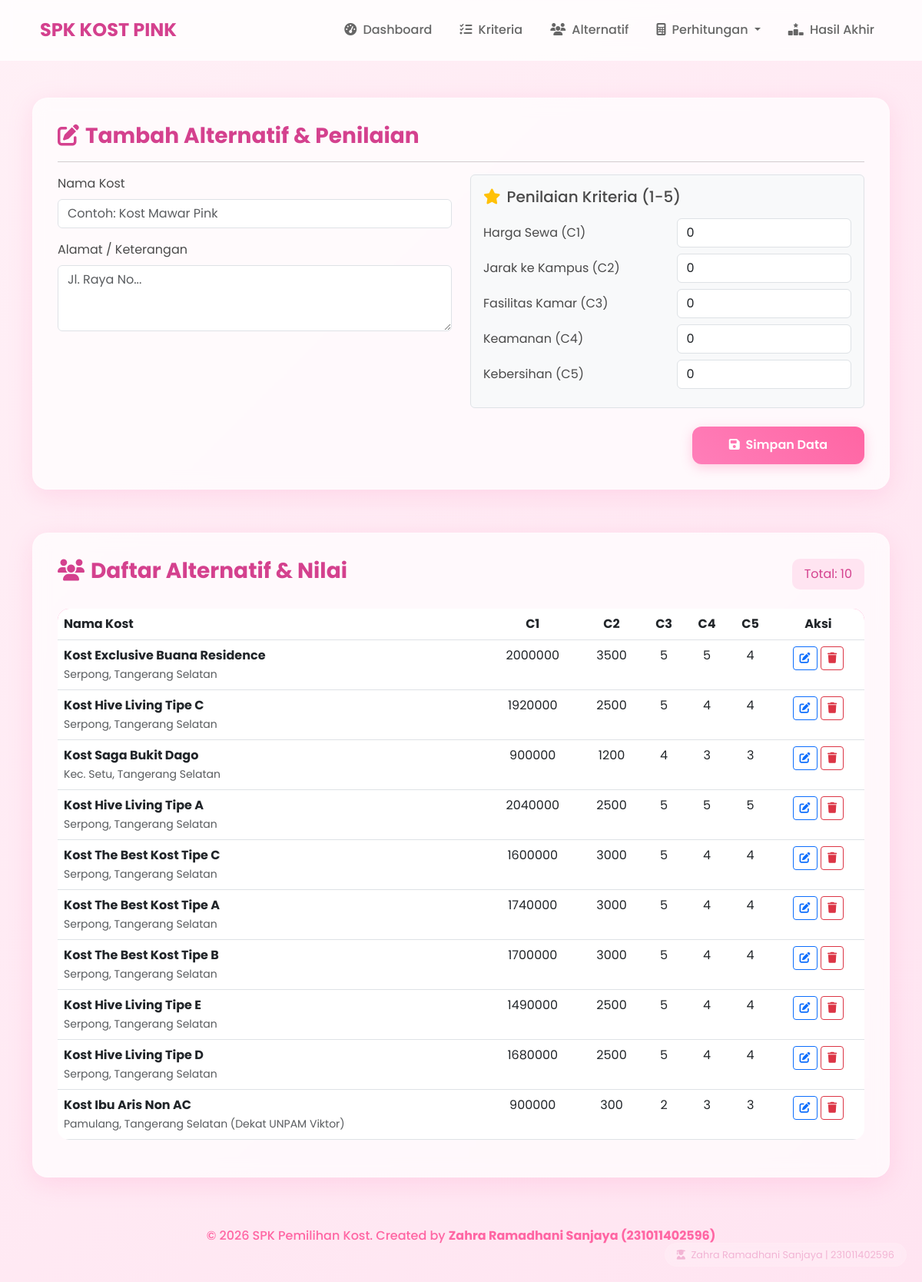
The page /alternatif.php on the database its author committed.
### tables this page shows
CREATE TABLE IF NOT EXISTS kriteria (
    id INT AUTO_INCREMENT PRIMARY KEY,
    kode VARCHAR(10) NOT NULL,
    nama VARCHAR(100) NOT NULL,
    type ENUM('benefit', 'cost') NOT NULL,
    bobot FLOAT NOT NULL
);

CREATE TABLE IF NOT EXISTS alternatif (
    id INT AUTO_INCREMENT PRIMARY KEY,
    nama VARCHAR(100) NOT NULL,
    alamat TEXT
);

### alternatif.php (the view, shortened to what this page needs)
<?php
require_once 'config/database.php';
require_once 'includes/header.php';
$stmtK = $pdo->query("SELECT * FROM kriteria ORDER BY kode ASC");
$kriteria = $stmtK->fetchAll();
$edit_data = null;
$stmtA = $pdo->query("SELECT * FROM alternatif ORDER BY id DESC");
$alternatif = $stmtA->fetchAll();
$all_scores = [];
$stmtAS = $pdo->query("SELECT * FROM penilaian");
while ($row = $stmtAS->fetch()) {
    $all_scores[$row['id_alternatif']][$row['id_kriteria']] = $row['nilai'];
}
?>
<div class="row">
    <div class="col-md-12">
        <div class="glass-card">
            <h3><i class="fas fa-edit me-2"></i><?php echo $edit_data ? 'Edit' : 'Tambah'; ?> Alternatif & Penilaian</h3>
            <hr>
            <form action="" method="POST">
                <div class="row">
                    <div class="col-md-6">
                        <div class="mb-3">
                            <label class="form-label">Nama Kost</label>
                            <input type="text" name="nama" class="form-control" placeholder="Contoh: Kost Mawar Pink" value="<?php echo $edit_data['nama'] ?? ''; ?>" required>
                        </div>
                        <div class="mb-3">
                            <label class="form-label">Alamat / Keterangan</label>
                            <textarea name="alamat" class="form-control" rows="3" placeholder="Jl. Raya No..."><?php echo $edit_data['alamat'] ?? ''; ?></textarea>
                        </div>
                    </div>
                    <div class="col-md-6">
                        <div class="p-3 bg-light rounded border">
                            <h5 class="mb-3"><i class="fas fa-star text-warning me-2"></i>Penilaian Kriteria (1-5)</h5>
                            <?php foreach ($kriteria as $k): ?>
                                <div class="mb-2 row align-items-center">
                                    <label class="col-sm-6 col-form-label"><?php echo $k['nama']; ?> (<?php echo $k['kode']; ?>)</label>
                                    <div class="col-sm-6">
                                        <input type="number" step="0.1" name="kriteria_<?php echo $k['id']; ?>" class="form-control" value="<?php echo $scores[$k['id']] ?? '0'; ?>" required>
                                    </div>
                                </div>
                            <?php endforeach; ?>
                        </div>
                    </div>
                </div>
                <div class="mt-4 text-end">
                    <button type="submit" name="submit" class="btn btn-pink px-5">
                        <i class="fas fa-save me-1"></i> Simpan Data
                    </button>
                </div>
            </form>
        </div>
    </div>
</div>
<div class="row mt-4">
    <div class="col-md-12">
        <div class="glass-card">
            <div class="d-flex justify-content-between align-items-center mb-4">
                <h3><i class="fas fa-users me-2"></i>Daftar Alternatif & Nilai</h3>
                <span class="badge-pink">Total: <?php echo count($alternatif); ?></span>
            </div>
            <div class="table-responsive">
                <table class="table table-hover">
                    <thead>
                        <tr>
                            <th>Nama Kost</th>
                            <?php foreach ($kriteria as $k): ?>
                                <th class="text-center"><?php echo $k['kode']; ?></th>
                            <?php endforeach; ?>
                            <th class="text-center">Aksi</th>
                        </tr>
                    </thead>
                    <tbody>
                        <?php foreach ($alternatif as $a): ?>
                        <tr>
                            <td>
                                <strong><?php echo $a['nama']; ?></strong><br>
                                <small class="text-muted"><?php echo $a['alamat']; ?></small>
                            </td>
                            <?php foreach ($kriteria as $k): ?>
                                <td class="text-center"><?php echo $all_scores[$a['id']][$k['id']] ?? '-'; ?></td>
                            <?php endforeach; ?>
                            <td class="text-center">
                                <a href="alternatif.php?edit=<?php echo $a['id']; ?>" class="btn btn-sm btn-outline-primary"><i class="fas fa-edit"></i></a>
                                <a href="alternatif.php?delete=<?php echo $a['id']; ?>" class="btn btn-sm btn-outline-danger" onclick="return confirm('Hapus alternatif ini?')"><i class="fas fa-trash"></i></a>
                            </td>
                        </tr>
                        <?php endforeach; ?>
                    </tbody>
                </table>
            </div>
        </div>
    </div>
</div>
<?php require_once 'includes/footer.php'; ?>

### includes/header.php (shortened to what this page needs)
<!DOCTYPE html>
<html lang="id">
<head>
    <link href="https://cdn.jsdelivr.net/npm/bootstrap@5.3.0/dist/css/bootstrap.min.css" rel="stylesheet">
    <link rel="stylesheet" href="assets/css/style.css">
    <link rel="stylesheet" href="https://cdnjs.cloudflare.com/ajax/libs/font-awesome/6.4.0/css/all.min.css">
</head>
<body>
    <nav class="navbar navbar-expand-lg sticky-top">
        <div class="container">
            <a class="navbar-brand" href="index.php">
                <i class="fas fa-home-heart me-2"></i>SPK KOST PINK
            </a>
            <div class="collapse navbar-collapse" id="navbarNav">
                <ul class="navbar-nav ms-auto">
                    <li class="nav-item">
                        <a class="nav-link" href="index.php"><i class="fas fa-tachometer-alt me-1"></i> Dashboard</a>
                    </li>
                    <li class="nav-item">
                        <a class="nav-link" href="kriteria.php"><i class="fas fa-list-check me-1"></i> Kriteria</a>
                    </li>
                    <li class="nav-item">
                        <a class="nav-link" href="alternatif.php"><i class="fas fa-users me-1"></i> Alternatif</a>
                    </li>
                    <li class="nav-item dropdown">
                        <a class="nav-link dropdown-toggle" href="#" role="button" data-bs-toggle="dropdown">
                            <i class="fas fa-calculator me-1"></i> Perhitungan
                        </a>
                    </li>
                    <li class="nav-item">
                        <a class="nav-link" href="hasil.php"><i class="fas fa-ranking-star me-1"></i> Hasil Akhir</a>
                    </li>
                </ul>
            </div>
        </div>
    </nav>
    <div class="container mt-5">

### includes/footer.php (shortened to what this page needs)
    <div class="watermark">
        <i class="fas fa-user-graduate me-1"></i> Zahra Ramadhani Sanjaya | 231011402596
    </div>
    <footer class="footer">
        <div class="container">
            <p>&copy; <?php echo date('Y'); ?> SPK Pemilihan Kost. Created by <strong>Zahra Ramadhani Sanjaya (231011402596)</strong></p>
        </div>
    </footer>
</body>
</html>

### assets/css/style.css (style rules this page uses)
:root { --primary-pink: #ff7eb9; --secondary-pink: #ff65a3; --light-pink: #ffe4f1; --dark-pink: #d4418e; --bg-pink: #fff0f6; --glass-bg: rgba(255, 255, 255, 0.7); --glass-border: rgba(255, 255, 255, 0.3); --shadow: 0 8px 32px 0 rgba(255, 126, 185, 0.2); }
body { background: linear-gradient(135deg, #fff0f6 0%, #ffe4f1 100%); min-height: 100vh; font-family: 'Poppins', sans-serif; color: #4a4a4a; }
.glass-card { background: var(--glass-bg); backdrop-filter: blur(10px); -webkit-backdrop-filter: blur(10px); border-radius: 20px; border: 1px solid var(--glass-border); box-shadow: var(--shadow); padding: 2rem; margin-bottom: 2rem; transition: transform 0.3s ease; }
.navbar { background: rgba(255, 255, 255, 0.8) !important; backdrop-filter: blur(10px); border-bottom: 1px solid var(--glass-border); padding: 1rem 2rem; }
.navbar-brand { font-weight: 700; color: var(--dark-pink) !important; font-size: 1.5rem; }
.nav-link { color: #666 !important; font-weight: 500; margin: 0 10px; transition: color 0.3s ease; }
.btn-pink { background: linear-gradient(45deg, var(--primary-pink), var(--secondary-pink)); border: none; color: white; padding: 0.8rem 1.5rem; border-radius: 12px; font-weight: 600; box-shadow: 0 4px 15px rgba(255, 101, 163, 0.3); transition: all 0.3s ease; }
.table { background: transparent; border-radius: 15px; overflow: hidden; }
.table thead { background: var(--primary-pink); color: white; }
h1, h2, h3 { color: var(--dark-pink); font-weight: 700; }
.badge-pink { background-color: var(--light-pink); color: var(--dark-pink); padding: 0.5rem 1rem; border-radius: 10px; }
.footer { padding: 2rem 0; text-align: center; color: var(--secondary-pink); font-weight: 500; }
.watermark { position: fixed; bottom: 20px; right: 20px; opacity: 0.3; z-index: 9999; pointer-events: none; font-size: 0.8rem; color: var(--dark-pink); background: var(--glass-bg); padding: 5px 15px; border-radius: 50px; border: 1px solid var(--glass-border); backdrop-filter: blur(5px); }

### rows shown on the page
kriteria: nama "Harga Sewa", kode "C1", id "0"
kriteria: nama "Jarak ke Kampus", kode "C2", id "0"
kriteria: nama "Fasilitas Kamar", kode "C3", id "0"
kriteria: nama "Keamanan", kode "C4", id "0"
kriteria: nama "Kebersihan", kode "C5", id "0"
alternatif: nama "Kost Exclusive Buana Residence", alamat "Serpong, Tangerang Selatan", id "2000000", id "3500", id "5", id "4"
alternatif: nama "Kost Hive Living Tipe C", alamat "Serpong, Tangerang Selatan", id "1920000", id "2500", id "5", id "4"
alternatif: nama "Kost Saga Bukit Dago", alamat "Kec. Setu, Tangerang Selatan", id "900000", id "1200", id "4", id "3"
alternatif: nama "Kost Hive Living Tipe A", alamat "Serpong, Tangerang Selatan", id "2040000", id "2500", id "5"
alternatif: nama "Kost The Best Kost Tipe C", alamat "Serpong, Tangerang Selatan", id "1600000", id "3000", id "5", id "4"
alternatif: nama "Kost The Best Kost Tipe A", alamat "Serpong, Tangerang Selatan", id "1740000", id "3000", id "5", id "4"
alternatif: nama "Kost The Best Kost Tipe B", alamat "Serpong, Tangerang Selatan", id "1700000", id "3000", id "5", id "4"
alternatif: nama "Kost Hive Living Tipe E", alamat "Serpong, Tangerang Selatan", id "1490000", id "2500", id "5", id "4"
alternatif: nama "Kost Hive Living Tipe D", alamat "Serpong, Tangerang Selatan", id "1680000", id "2500", id "5", id "4"
alternatif: nama "Kost Ibu Aris Non AC", alamat "Pamulang, Tangerang Selatan (Dekat UNPAM Viktor)", id "900000", id "300", id "2", id "3"

### other values the page prints
count($alternatif) "10"
